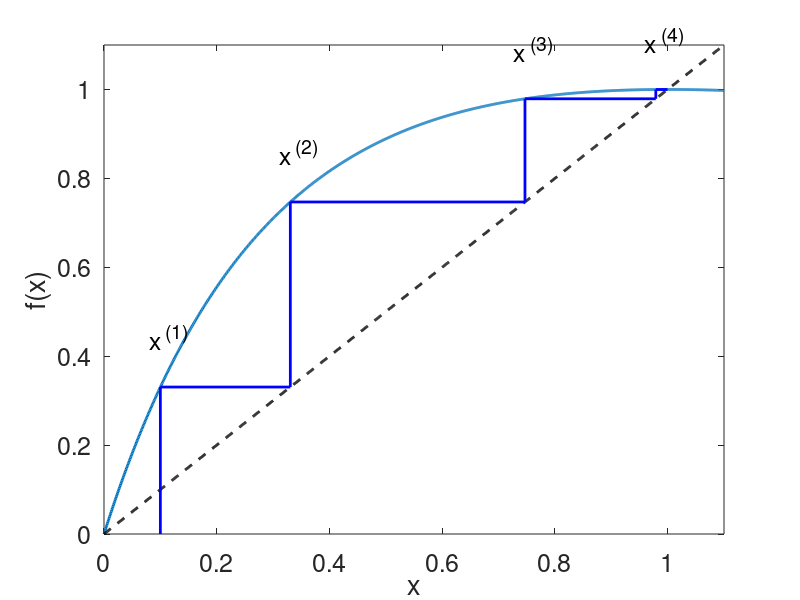

The MATLAB source for this figure: (Note: this script raises an error after producing the figure.)
close all;
clear all;
clc;

x = 0:0.001: 1.1;
f = 4*x./(1+x).^2;
fig = figure(88);
plot(x,f,'-','linewidth',2); hold on
plot(x,x,'--k','linewidth',2); hold on
axis([0 1.1 0 1.1]);
xlabel('x');
ylabel('f(x)');
set(gca,'fontsize',18);


xo = .1;
yo = 0;
for i = 1: 4
    
    yn = 4*xo./(1+xo).^2;
    xn = yn;
    plot([xo,xo],[yo,yn],'-b','linewidth',2);
    plot([xo,xn],[yn,yn],'-b','linewidth',2);
    lt = text(xo-0.02,yn+.1,'x','fontsize',18);
    lt = text(xo+.03-0.02,yn+.12,['(',num2str(i),')'],'fontsize',14);
    
    yo = yn;
    xo = yn;
    
end
%set(gca,'XTick', [0 1]);

printpdf(fig,['NRG_ising.pdf'])